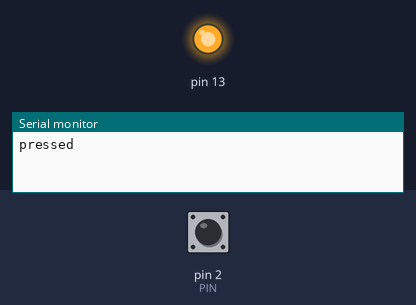
The sketch below on a simulated Arduino Uno, built with avr-gcc and run on an emulated ATmega328P. Parts: output pins drawn as LEDs (lit = HIGH), the last lines printed to the serial monitor. The inputs (shaded band) are chosen by the test bench; at power-on: pin 2 (PIN) HIGH.

Above: at 1.2 s.
1.3 s: pin 2 (PIN) pulled LOW for 0.15 s
At 1.37 s:
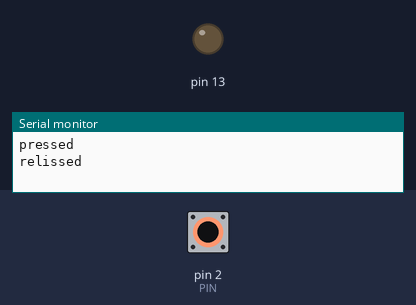
2.9 s: pin 2 (PIN) pulled LOW for 3.2 s
At 7.3 s:
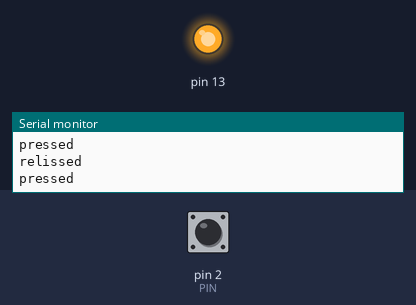
Timing chart, 0 to 8.8 s (numbered marks = the images above; inputs shaded):
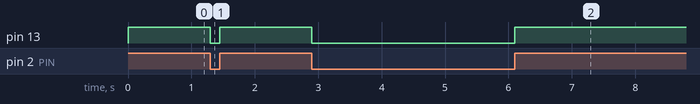

Measured:
- after the input at 1.3 s, pin 13: HIGH → LOW at once, → HIGH 0.15 s later
- after the input at 2.9 s, pin 13: HIGH → LOW at once, → HIGH 3.2 s later

The sketch:

mExmpl__button_test.ino
```cpp
#define PIN 2
bool isLight = 0;

void setup() {
  Serial.begin(9600);
  pinMode(PIN,INPUT_PULLUP);
  pinMode(13,OUTPUT);
}

void loop() {
  bool button = digitalRead(PIN);

  if(button == 1 && isLight == 0) {
    isLight = 1;
    digitalWrite(13,HIGH);
    Serial.println("pressed");
  }
  if(button == 0 && isLight == 1) {
    isLight = 0;
    digitalWrite(13,LOW);
    Serial.println("relissed");
  }
}
```
